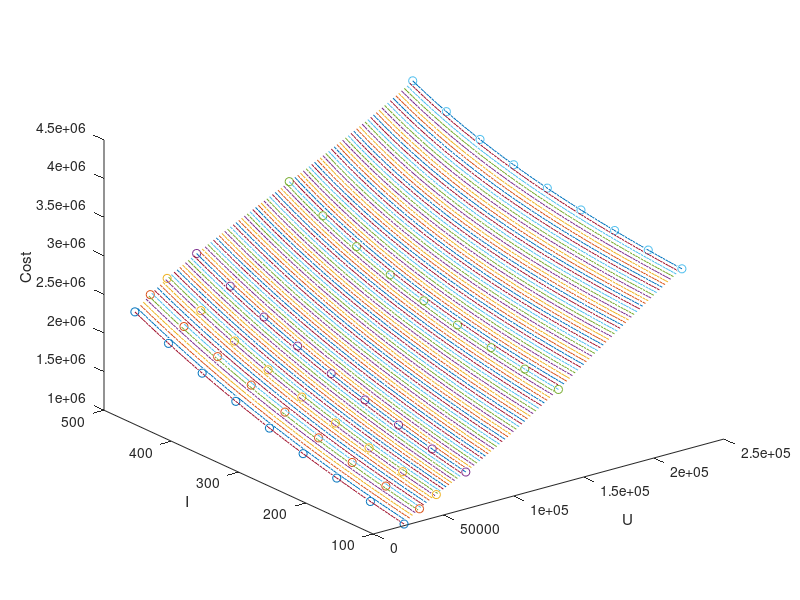

Recreate this plot in MATLAB.
clear
clc

[U,I]=meshgrid([22000 33000	45000 66000	132000 220000],[100:50:500]);
C=[1020954.966	1164387.924	1289211.239	1478046.062	2222469.547	3352140.827;
1112566.075	1258041.819	1385103.554	1576256.942	2286299.516	3394468.646;
1215565.39	1363337.86	1492888.267	1686676.447	2363467.198	3447265.296;
1331368.583	1481723.286	1614040.254	1810822.238	2456759.598	3513120.005;
1461567.308	1614825.241	1750217.299	1950400.631	2569546.09	3595262.39;
1607951.079	1764473.144	1903282.786	2107330.059	2705900.096	3697720.839;
1772531.863	1932723.826	2075331.188	2283767.435	2870746.213	3825520.072;
1957571.737	2121889.803	2268716.734	2482137.797	3070038.063	3984927.56;
2165613.978	2334571.065	2486085.62	2705167.643	3310973.32	4183760.891];
[Ui,Ii]=meshgrid(linspace(22000,220000,100),linspace(100,500,100));
Ci=interp2(U,I,C,Ui,Ii,'spline');
plot3(U,I,C,'o');
hold on;
plot3(Ui,Ii,Ci);
xlabel('U'),ylabel('I'),zlabel('Cost');